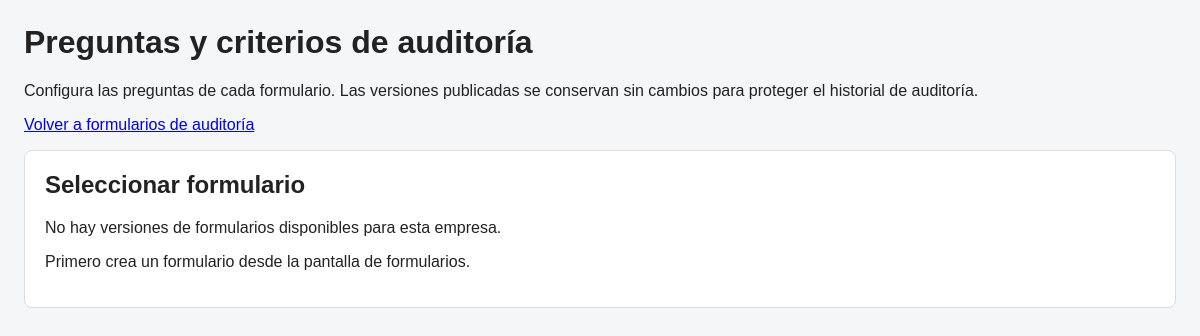
/audit_form_questions.php (signed in), run on an earlier commit of the app's database.
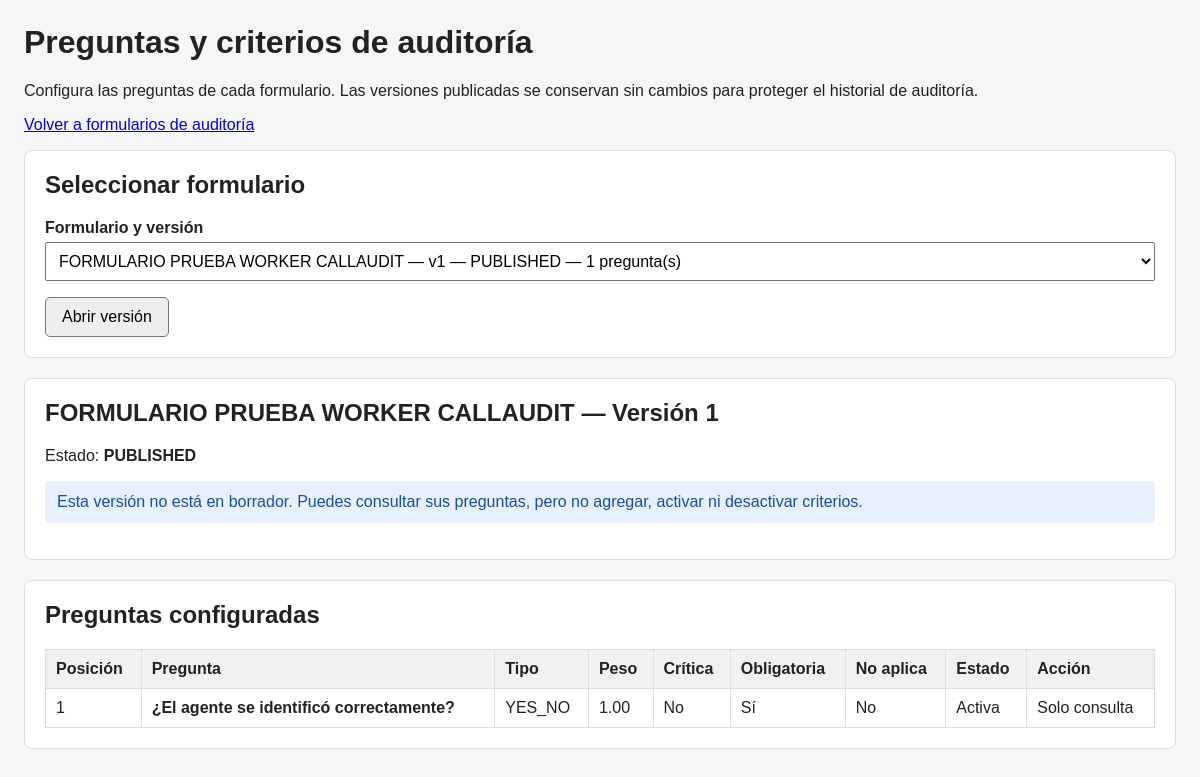
And on a later commit of the database.
### tables this page shows
CREATE TABLE `audit_form_versions` (
  `id` bigint(20) UNSIGNED NOT NULL,
  `tenant_id` bigint(20) UNSIGNED NOT NULL,
  `form_id` bigint(20) UNSIGNED NOT NULL,
  `version_number` int(10) UNSIGNED NOT NULL,
  `status` enum('DRAFT','PUBLISHED','RETIRED') NOT NULL DEFAULT 'DRAFT',
  `passing_score` decimal(7,2) DEFAULT NULL,
  `na_policy` enum('EXCLUDE','ZERO','FULL') NOT NULL DEFAULT 'EXCLUDE',
  `published_by` bigint(20) UNSIGNED DEFAULT NULL,
  `published_at` datetime DEFAULT NULL,
  `created_by` bigint(20) UNSIGNED DEFAULT NULL,
  `created_at` timestamp NOT NULL DEFAULT current_timestamp()
);

CREATE TABLE `audit_forms` (
  `id` bigint(20) UNSIGNED NOT NULL,
  `tenant_id` bigint(20) UNSIGNED NOT NULL,
  `name` varchar(150) NOT NULL,
  `description` text DEFAULT NULL,
  `status` enum('ACTIVE','INACTIVE','ARCHIVED') NOT NULL DEFAULT 'ACTIVE',
  `created_by` bigint(20) UNSIGNED DEFAULT NULL,
  `created_at` timestamp NOT NULL DEFAULT current_timestamp(),
  `updated_at` timestamp NOT NULL DEFAULT current_timestamp() ON UPDATE current_timestamp()
);

CREATE TABLE `audit_form_questions` (
  `id` bigint(20) UNSIGNED NOT NULL,
  `tenant_id` bigint(20) UNSIGNED NOT NULL,
  `form_version_id` bigint(20) UNSIGNED NOT NULL,
  `position` int(10) UNSIGNED NOT NULL DEFAULT 1,
  `question_text` varchar(1000) NOT NULL,
  `help_text` text DEFAULT NULL,
  `answer_type` enum('YES_NO','SCALE','SINGLE_CHOICE','MULTIPLE_CHOICE','TEXT','NUMBER') NOT NULL DEFAULT 'YES_NO',
  `options_json` longtext DEFAULT NULL,
  `weight` decimal(8,2) NOT NULL DEFAULT 1.00,
  `is_critical` tinyint(1) NOT NULL DEFAULT 0,
  `required_answer` tinyint(1) NOT NULL DEFAULT 1,
  `allow_na` tinyint(1) NOT NULL DEFAULT 0,
  `na_score` decimal(8,2) DEFAULT NULL,
  `active` tinyint(1) NOT NULL DEFAULT 1,
  `created_at` timestamp NOT NULL DEFAULT current_timestamp()
);

### audit_form_questions.php (the view, shortened to what the changed rows need)
<?php
require_once __DIR__ . '/services/AuthMiddleware.php';
require_once __DIR__ . '/services/CampaignTenantContext.php';
require_once __DIR__ . '/services/Authorization.php';
require_once __DIR__ . '/controllers/AuditFormQuestionController.php';
$auth = new AuthMiddleware();
$auth->proteger();
$usuario = $auth->usuario();
$contextoEmpresa = new CampaignTenantContext();
$tenantId = $contextoEmpresa->resolver($usuario);
$csrf = new CsrfService();
$csrfToken = $csrf->token();
$controller = new AuditFormQuestionController();
$authorization = new Authorization();
$usuarioId = (int) $usuario['id'];
$puedeCrear = $authorization->tienePermiso($usuarioId, 'audits.create');
$puedeEditar = $authorization->tienePermiso($usuarioId, 'audits.edit');
function auditQuestionEscape(mixed $valor): string
{
    return htmlspecialchars(
        (string) ($valor ?? ''),
        ENT_QUOTES | ENT_SUBSTITUTE,
        'UTF-8'
    );
}
$versiones = $controller->listarVersiones($tenantId);
$versionSeleccionada = filter_input(
    INPUT_GET,
    'version_id',
    FILTER_VALIDATE_INT
);
if (!$versionSeleccionada || $versionSeleccionada <= 0) {
    $versionSeleccionada = 0;
}
$versionActual = null;
if ($versionActual === null && !empty($versiones)) {
    $versionActual = $versiones[0];
    $versionSeleccionada = (int) $versionActual['version_id'];
}
$preguntas = [];
if ($versionActual !== null) {
    $preguntas = $controller->listarPreguntas(
        $tenantId,
        (int) $versionActual['version_id']
    );
}
$esBorrador = (
    $versionActual !== null
    && $versionActual['version_status'] === 'DRAFT'
);
?>
<!DOCTYPE html>
<html lang="es">
<head>
</head>
<body>
<div class="contenedor">
    <h1>Preguntas y criterios de auditoría</h1>
    <section class="panel">
        <h2>Seleccionar formulario</h2>
        <?php if (empty($versiones)): ?>
            <p>No hay versiones de formularios disponibles para esta empresa.</p>
            <p>Primero crea un formulario desde la pantalla de formularios.</p>
        <?php else: ?>
            <form method="get" action="audit_form_questions.php">
                <label for="version_id">Formulario y versión</label>
                <select name="version_id" id="version_id" required>
                    <?php foreach ($versiones as $version): ?>
                        <option
                            value="<?= (int) $version['version_id'] ?>"
                            <?= (int) $versionSeleccionada === (int) $version['version_id'] ? 'selected' : '' ?>
                        >
                            <?= auditQuestionEscape($version['form_name']) ?>
                            — v<?= (int) $version['version_number'] ?>
                        </option>
                    <?php endforeach; ?>
                </select>
                <button class="boton" type="submit">Abrir versión</button>
            </form>
        <?php endif; ?>
    </section>
    <?php if ($versionActual !== null): ?>
        <section class="panel">
            <h2>
                <?= auditQuestionEscape($versionActual['form_name']) ?>
                — Versión <?= (int) $versionActual['version_number'] ?>
            </h2>
            <p>
                Estado:
                <span class="estado">
                    <?= auditQuestionEscape($versionActual['version_status']) ?>
                </span>
            </p>
            <?php if (!$esBorrador): ?>
                <div class="mensaje info">
                    Esta versión no está en borrador. Puedes consultar sus
                    preguntas, pero no agregar, activar ni desactivar criterios.
                </div>
            <?php elseif (!$puedeCrear): ?>
                <div class="mensaje info">
                    Tu usuario no tiene el permiso necesario para crear preguntas.
                </div>
            <?php endif; ?>
        </section>
        <section class="panel">
            <h2>Preguntas configuradas</h2>
            <?php if (empty($preguntas)): ?>
                <p>Esta versión todavía no tiene preguntas.</p>
            <?php else: ?>
                <div class="tabla-contenedor">
                    <table>
                        <thead>
                        <tr>
                            <th>Posición</th>
                            <th>Pregunta</th>
                            <th>Tipo</th>
                            <th>Peso</th>
                            <th>Crítica</th>
                            <th>Obligatoria</th>
                            <th>No aplica</th>
                            <th>Estado</th>
                            <th>Acción</th>
                        </tr>
                        </thead>
                        <tbody>
                        <?php foreach ($preguntas as $pregunta): ?>
                            <tr>
                                <td><?= (int) $pregunta['position'] ?></td>
                                <td>
                                    <strong>
                                        <?= auditQuestionEscape($pregunta['question_text']) ?>
                                    </strong>
                                </td>
                                <td><?= auditQuestionEscape($pregunta['answer_type']) ?></td>
                                <td><?= auditQuestionEscape($pregunta['weight']) ?></td>
                                <td><?= (int) $pregunta['is_critical'] === 1 ? 'Sí' : 'No' ?></td>
                                <td><?= (int) $pregunta['required_answer'] === 1 ? 'Sí' : 'No' ?></td>
                                <td>
                                    <?= (int) $pregunta['allow_na'] === 1 ? 'Sí' : 'No' ?>
                                </td>
                                <td>
                                    <?= (int) $pregunta['active'] === 1 ? 'Activa' : 'Inactiva' ?>
                                </td>
                                <td>
                                    <?php if ($esBorrador && $puedeEditar): ?>
                                        <form
                                            method="post"
                                            action="audit_form_questions.php?version_id=<?= (int) $versionSeleccionada ?>"
                                        >
                                            <input
                                                type="hidden"
                                                name="csrf_token"
                                                value="<?= auditQuestionEscape($csrfToken) ?>"
                                            >
                                            <input type="hidden" name="accion" value="cambiar_estado">
                                            <input
                                                type="hidden"
                                                name="version_id"
                                                value="<?= (int) $versionSeleccionada ?>"
                                            >
                                            <input
                                                type="hidden"
                                                name="pregunta_id"
                                                value="<?= (int) $pregunta['id'] ?>"
                                            >
                                            <?php if ((int) $pregunta['active'] === 1): ?>
                                                <input type="hidden" name="nuevo_estado" value="0">
                                                <button class="boton" type="submit">
                                                    Desactivar
                                                </button>
                                            <?php else: ?>
                                                <input type="hidden" name="nuevo_estado" value="1">
                                                <button class="boton" type="submit">
                                                    Activar
                                                </button>
                                            <?php endif; ?>
                                        </form>
                                    <?php else: ?>
                                        <span>Solo consulta</span>
                                    <?php endif; ?>
                                </td>
                            </tr>
                        <?php endforeach; ?>
                        </tbody>
                    </table>
                </div>
            <?php endif; ?>
        </section>
    <?php endif; ?>
</div>
</body>
</html>

What changed in the data, as far as the page shows it:
added audit_form_versions: form.name "FORMULARIO PRUEBA WORKER CALLAUDIT", version_number "1", status "PUBLISHED"
added audit_form_questions: position "1", question_text "¿El agente se identificó correctamente?", answer_type "YES_NO", weight "1.00", is_critical "No", required_answer "Sí", allow_na "No", active "Activa"
Also different on the page:
form field version_id: (not shown) → "FORMULARIO PRUEBA WORKER CALLAUDIT — v1 — PUBLISHED — 1 pregunta(s)"
text no longer shown: "No hay versiones de formularios disponibles para esta empresa. Primero crea un formulario desde la pantalla de formularios."
text now shown: "Formulario y versión Abrir versión — Versión Estado: Esta versión no está en borrador. Puedes consultar sus preguntas, pero no agregar, activar ni desactivar criterios. Preguntas configuradas Posición Pregunta Tipo Peso Crítica Obligatoria No aplica Estado Acción"
